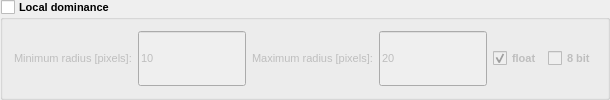
                  <widget class="QGroupBox" name="group_local_dominance">
                   <property name="enabled">
                    <bool>true</bool>
                   </property>
                   <property name="sizePolicy">
                    <sizepolicy hsizetype="Preferred" vsizetype="Preferred">
                     <horstretch>0</horstretch>
                     <verstretch>0</verstretch>
                    </sizepolicy>
                   </property>
                   <property name="font">
                    <font>
                     <pointsize>8</pointsize>
                     <weight>75</weight>
                     <bold>true</bold>
                    </font>
                   </property>
                   <property name="accessibleDescription">
                    <string>local_dominance</string>
                   </property>
                   <property name="autoFillBackground">
                    <bool>false</bool>
                   </property>
                   <property name="title">
                    <string>Local dominance</string>
                   </property>
                   <property name="flat">
                    <bool>false</bool>
                   </property>
                   <property name="checkable">
                    <bool>true</bool>
                   </property>
                   <property name="checked">
                    <bool>false</bool>
                   </property>
                   <layout class="QHBoxLayout" name="horizontalLayout_15" stretch="0,0,0">
                    <item>
                     <layout class="QHBoxLayout" name="horizontalLayout_40">
                      <item>
                       <widget class="QLabel" name="label_41">
                        <property name="sizePolicy">
                         <sizepolicy hsizetype="Preferred" vsizetype="Preferred">
                          <horstretch>0</horstretch>
                          <verstretch>0</verstretch>
                         </sizepolicy>
                        </property>
                        <property name="font">
                         <font>
                          <pointsize>8</pointsize>
                          <weight>50</weight>
                          <bold>false</bold>
                         </font>
                        </property>
                        <property name="text">
                         <string>Minimum radius [pixels]:</string>
                        </property>
                       </widget>
                      </item>
                      <item>
                       <widget class="QLineEdit" name="line_ld_min_rad">
                        <property name="sizePolicy">
                         <sizepolicy hsizetype="Preferred" vsizetype="Preferred">
                          <horstretch>0</horstretch>
                          <verstretch>0</verstretch>
                         </sizepolicy>
                        </property>
                        <property name="font">
                         <font>
                          <pointsize>8</pointsize>
                          <weight>50</weight>
                          <bold>false</bold>
                         </font>
                        </property>
                        <property name="accessibleDescription">
                         <string>min_radius</string>
                        </property>
                        <property name="inputMask">
                         <string>009</string>
                        </property>
                        <property name="text">
                         <string>10</string>
                        </property>
                        <property name="maxLength">
                         <number>3</number>
                        </property>
                        <property name="frame">
                         <bool>true</bool>
                        </property>
                        <property name="placeholderText">
                         <string/>
                        </property>
                        <property name="clearButtonEnabled">
                         <bool>false</bool>
                        </property>
                       </widget>
                      </item>
                      <item>
                       <widget class="QLabel" name="label_42">
                        <property name="sizePolicy">
                         <sizepolicy hsizetype="Preferred" vsizetype="Preferred">
                          <horstretch>0</horstretch>
                          <verstretch>0</verstretch>
                         </sizepolicy>
                        </property>
                        <property name="font">
                         <font>
                          <pointsize>8</pointsize>
                          <weight>50</weight>
                          <bold>false</bold>
                         </font>
                        </property>
                        <property name="text">
                         <string>Maximum radius [pixels]:</string>
                        </property>
                       </widget>
                      </item>
                      <item>
                       <widget class="QLineEdit" name="line_ld_max_rad">
                        <property name="sizePolicy">
                         <sizepolicy hsizetype="Preferred" vsizetype="Preferred">
                          <horstretch>0</horstretch>
                          <verstretch>0</verstretch>
                         </sizepolicy>
                        </property>
                        <property name="font">
                         <font>
                          <pointsize>8</pointsize>
                          <weight>50</weight>
                          <bold>false</bold>
                         </font>
                        </property>
                        <property name="accessibleDescription">
                         <string>max_radius</string>
                        </property>
                        <property name="inputMask">
                         <string>009</string>
                        </property>
                        <property name="text">
                         <string>20</string>
                        </property>
                        <property name="maxLength">
                         <number>3</number>
                        </property>
                        <property name="frame">
                         <bool>true</bool>
                        </property>
                        <property name="placeholderText">
                         <string/>
                        </property>
                        <property name="clearButtonEnabled">
                         <bool>false</bool>
                        </property>
                       </widget>
                      </item>
                     </layout>
                    </item>
                    <item>
                     <spacer name="horizontalSpacer_10">
                      <property name="orientation">
                       <enum>Qt::Horizontal</enum>
                      </property>
                      <property name="sizeHint" stdset="0">
                       <size>
                        <width>0</width>
                        <height>20</height>
                       </size>
                      </property>
                     </spacer>
                    </item>
                    <item>
                     <layout class="QHBoxLayout" name="horizontalLayout_16">
                      <item>
                       <widget class="QCheckBox" name="check_ld_float">
                        <property name="sizePolicy">
                         <sizepolicy hsizetype="Preferred" vsizetype="Preferred">
                          <horstretch>0</horstretch>
                          <verstretch>0</verstretch>
                         </sizepolicy>
                        </property>
                        <property name="font">
                         <font>
                          <pointsize>8</pointsize>
                         </font>
                        </property>
                        <property name="text">
                         <string>float</string>
                        </property>
                        <property name="checked">
                         <bool>true</bool>
                        </property>
                       </widget>
                      </item>
                      <item>
                       <widget class="QCheckBox" name="check_ld_8bit">
                        <property name="sizePolicy">
                         <sizepolicy hsizetype="Preferred" vsizetype="Preferred">
                          <horstretch>0</horstretch>
                          <verstretch>0</verstretch>
                         </sizepolicy>
                        </property>
                        <property name="font">
                         <font>
                          <pointsize>8</pointsize>
                         </font>
                        </property>
                        <property name="text">
                         <string>8 bit</string>
                        </property>
                       </widget>
                      </item>
                     </layout>
                    </item>
                   </layout>
                  </widget>
